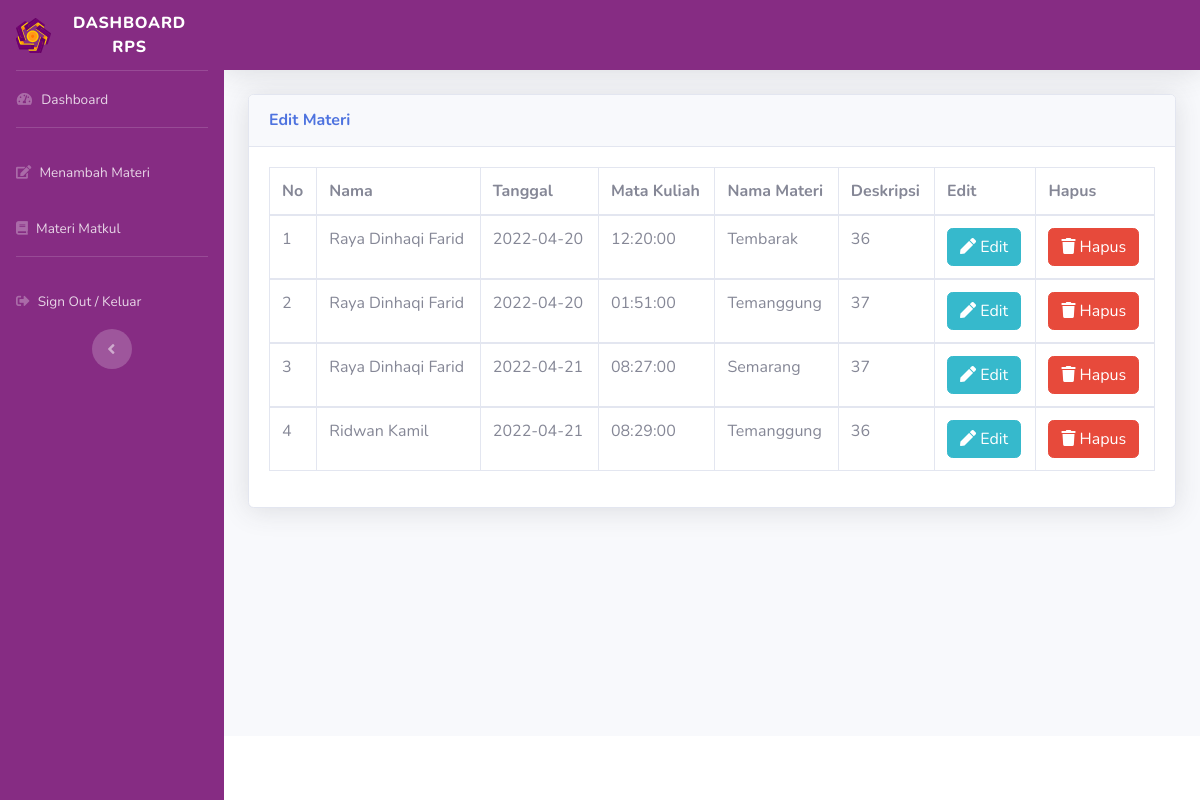
The app's page /masyarakat.php?url=lihat_pengaduan (signed in) with its own data.
### tables this page shows
CREATE TABLE `tb_catatan` (
  `id_catatan` int(4) NOT NULL,
  `tanggal` date NOT NULL,
  `jam` time NOT NULL,
  `lokasi` varchar(255) NOT NULL,
  `suhu` varchar(255) NOT NULL,
  `id_userc` int(4) NOT NULL
);

CREATE TABLE `tb_users` (
  `id_user` int(4) NOT NULL,
  `username` varchar(255) NOT NULL,
  `password` varchar(255) NOT NULL,
  `nik` varchar(20) NOT NULL,
  `nama_lengkap` varchar(255) NOT NULL,
  `role_id` int(2) NOT NULL
);

### lihat_pengaduan.php (the view, shortened to what this page needs)
<!DOCTYPE html>
<html lang="en">
<head>
  <link href="../vendor/fontawesome-free/css/all.min.css" rel="stylesheet" type="text/css">
  <link href="../css/sb-admin-2.min.css" rel="stylesheet">
  <link href="../vendor/datatables/dataTables.bootstrap4.min.css" rel="stylesheet">
</head>
<body id="page-top">
          <div class="card shadow mb-4">
            <div class="card-header py-3">
              <h6 class="m-0 font-weight-bold text-primary">Edit Materi</h6>
            </div>
            <div class="card-body">
              <div class="table-responsive">
                <table class="table table-bordered" id="dataTable" width="100%" cellspacing="0">
                  <thead>
                    <tr>
                      <th>No</th>
                      <th>Nama</th>
                      <th>Tanggal</th>
                      <th>Mata Kuliah</th>
                      <th>Nama Materi</th>
                      <th>Deskripsi</th>
                      <th>Edit</th>
                      <th>Hapus</th>
                    </tr>
                  </thead>
                  <?php $i = 1; ?>
                  <?php
                  require './koneksi.php';
                $sql = mysqli_query($koneksi,"SELECT DISTINCT tanggal, jam, lokasi, suhu, nama_lengkap, id_catatan FROM tb_catatan, tb_users WHERE tb_catatan.id_userc = tb_users.id_user");
                  while ($data = mysqli_fetch_array($sql)):
                  ?>
                  <tbody>
                    <tr>
                      <td><?php echo $i; ?></td>
                      <td><?php echo $data['nama_lengkap']; ?></td>
                      <td><?php echo $data['tanggal']; ?> </td>
                      <td><?php echo $data['jam']; ?> </td>
                      <td><?php echo $data['lokasi']; ?> </td>
                      <td><?php echo $data['suhu']; ?> </td>
                      <td>
                        <a href="?url=edit_materi&id_catatan=<?= $data['id_catatan']; ?>" class="btn btn-info">
                             <i class="fa fa-pen"></i> Edit
                        </a>
                        </td>
                        <td>
                            <a onclick="return confirm('Apakah Anda Yakin Ingin Menghapusnya')" href="hapus_catatan.php?id_catatan=<?= $data['id_catatan'] ?>" class="btn btn-danger">
                               <i class="fa fa-trash"></i> Hapus
                            </a>
                        </td>
                    </tr>
                  </tbody>
                  <?php $i++; ?>
                <?php endwhile; ?>
                </table>
              </div>
            </div>
          </div>
        </div>
      </div>
      <footer class="sticky-footer bg-white">
      </footer>
    </div>
  </div>
</body>
</html>

### masyarakat.php (shortened to what this page needs)
<html lang="en">
<head>
  <link href="vendor/fontawesome-free/css/all.min.css" rel="stylesheet" type="text/css">
  <link href="css/sb-admin-2.min.css" rel="stylesheet">
</head>
<body id="page-top">
  <div id="wrapper">
    <ul class="navbar-nav bg-gradient-info sidebar sidebar-dark accordion" id="accordionSidebar" style="background-image: url(img/ungu.jpg);">
      <a class="sidebar-brand d-flex align-items-center justify-content-center" href="">
        <div class="sidebar-brand-icon">
          <i class="sidebar_logo"><img src="img/amikom.svg" height="35" width="35"></i>
        </div>
        <div class="sidebar-brand-text mx-3">Dashboard RPS</div>
      </a>
      <hr class="sidebar-divider my-0">
      <li class="nav-item">
        <a class="nav-link" href="masyarakat.php">
          <i class="fas fa-fw fa-tachometer-alt"></i>
          <span>Dashboard</span></a>
      </li>
      <hr class="sidebar-divider">
      <li class="nav-item">
        <a class="nav-link" href="?url=tulis_pengaduan">
          <i class="fas fa-edit"></i>
          <span>Menambah Materi</span></a>
      </li>
      <li class="nav-item">
        <a class="nav-link" href="?url=lihat_pengaduan">
          <i class="fas fa-book"></i>
          <span>Materi Matkul</span></a>
      </li>
      <hr class="sidebar-divider d-none d-md-block">
       <li class="nav-item">
        <a class="nav-link" href="index.php">
          <i class="fas fa-sign-out-alt"></i>
          <span>Sign Out / Keluar</span></a>
      </li>
      <div class="text-center d-none d-md-inline">
        <button class="rounded-circle border-0" id="sidebarToggle"></button>
      </div>
    </ul>
    <div id="content-wrapper" class="d-flex flex-column">
      <div id="content">
        <nav class="navbar navbar-expand navbar-light bg-info topbar mb-4 static-top shadow" style="background-image: url(img/ungu.jpg);">
        </nav>
        <div class="container-fluid">
         <?php include 'halaman_masyarakat.php';
         ?>
</body>
</html>

### halaman_masyarakat.php (shortened to what this page needs)
<?php
if (isset($_GET['url']))
{
	$url=$_GET['url'];
	switch ($url) {
		case 'lihat_pengaduan';
		include 'lihat_pengaduan.php';
			break;
	}
}
else
{
	?>
	Anda Login Sebagai : <h2><b><?php echo $_SESSION['nama_lengkap'];
}
?>

### records on screen
tb_catatan: tb_users.nama_lengkap "Raya Dinhaqi Farid", tanggal "2022-04-20", jam "12:20:00", lokasi "Tembarak", suhu "36"
tb_catatan: tb_users.nama_lengkap "Raya Dinhaqi Farid", tanggal "2022-04-20", jam "01:51:00", lokasi "Temanggung", suhu "37"
tb_catatan: tb_users.nama_lengkap "Raya Dinhaqi Farid", tanggal "2022-04-21", jam "08:27:00", lokasi "Semarang", suhu "37"
tb_catatan: tb_users.nama_lengkap "Ridwan Kamil", tanggal "2022-04-21", jam "08:29:00", lokasi "Temanggung", suhu "36"
